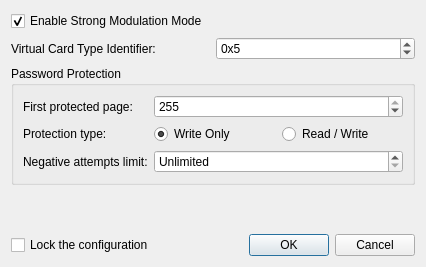
<?xml version="1.0" encoding="UTF-8"?>
<ui version="4.0">
 <class>MifareUltralightEV1ConfigEditor</class>
 <widget class="QDialog" name="MifareUltralightEV1ConfigEditor">
  <property name="geometry">
   <rect>
    <x>0</x>
    <y>0</y>
    <width>426</width>
    <height>267</height>
   </rect>
  </property>
  <property name="windowTitle">
   <string>Ultralight EV1 Configurator</string>
  </property>
  <layout class="QVBoxLayout" name="verticalLayout">
   <item>
    <widget class="QCheckBox" name="strgmodenCheck">
     <property name="text">
      <string>Enable Strong Modulation Mode</string>
     </property>
     <property name="checked">
      <bool>true</bool>
     </property>
    </widget>
   </item>
   <item>
    <layout class="QHBoxLayout" name="horizontalLayout_2">
     <item>
      <widget class="QLabel" name="label">
       <property name="text">
        <string>Virtual Card Type Identifier:</string>
       </property>
      </widget>
     </item>
     <item>
      <widget class="QSpinBox" name="vctidSpin">
       <property name="prefix">
        <string>0x</string>
       </property>
       <property name="maximum">
        <number>255</number>
       </property>
       <property name="value">
        <number>5</number>
       </property>
       <property name="displayIntegerBase">
        <number>16</number>
       </property>
      </widget>
     </item>
    </layout>
   </item>
   <item>
    <widget class="QGroupBox" name="groupBox">
     <property name="title">
      <string>Password Protection</string>
     </property>
     <layout class="QFormLayout" name="formLayout">
      <property name="fieldGrowthPolicy">
       <enum>QFormLayout::AllNonFixedFieldsGrow</enum>
      </property>
      <item row="0" column="0">
       <widget class="QLabel" name="label_2">
        <property name="text">
         <string>First protected page:</string>
        </property>
       </widget>
      </item>
      <item row="0" column="1">
       <widget class="QSpinBox" name="auth0Spin">
        <property name="toolTip">
         <string>&lt;html&gt;&lt;head/&gt;&lt;body&gt;&lt;p&gt;Defines the page address from which the password verification is required. If set to a page address which is higher thant the last user configuration page, the password protection is effectively disabled. The default value is 255 (0xFF).&lt;/p&gt;&lt;/body&gt;&lt;/html&gt;</string>
        </property>
        <property name="maximum">
         <number>255</number>
        </property>
        <property name="value">
         <number>255</number>
        </property>
       </widget>
      </item>
      <item row="1" column="0">
       <widget class="QLabel" name="label_3">
        <property name="text">
         <string>Protection type:</string>
        </property>
       </widget>
      </item>
      <item row="1" column="1">
       <layout class="QHBoxLayout" name="horizontalLayout">
        <item>
         <widget class="QRadioButton" name="protWOCheck">
          <property name="text">
           <string>Write Only</string>
          </property>
          <property name="checked">
           <bool>true</bool>
          </property>
         </widget>
        </item>
        <item>
         <widget class="QRadioButton" name="protRWCheck">
          <property name="text">
           <string>Read / Write</string>
          </property>
         </widget>
        </item>
       </layout>
      </item>
      <item row="2" column="0">
       <widget class="QLabel" name="label_4">
        <property name="text">
         <string>Negative attempts limit:</string>
        </property>
       </widget>
      </item>
      <item row="2" column="1">
       <widget class="QSpinBox" name="authlimSpin">
        <property name="toolTip">
         <string>&lt;html&gt;&lt;head/&gt;&lt;body&gt;&lt;p&gt;Limitation of negative password verification attempts. The value of 0 disables the limit. Default: 0.&lt;/p&gt;&lt;/body&gt;&lt;/html&gt;</string>
        </property>
        <property name="specialValueText">
         <string>Unlimited</string>
        </property>
        <property name="maximum">
         <number>7</number>
        </property>
       </widget>
      </item>
     </layout>
    </widget>
   </item>
   <item>
    <spacer name="verticalSpacer">
     <property name="orientation">
      <enum>Qt::Vertical</enum>
     </property>
     <property name="sizeHint" stdset="0">
      <size>
       <width>20</width>
       <height>40</height>
      </size>
     </property>
    </spacer>
   </item>
   <item>
    <layout class="QHBoxLayout" name="horizontalLayout_3">
     <item>
      <widget class="QCheckBox" name="cfglckCheck">
       <property name="toolTip">
        <string>&lt;html&gt;&lt;head/&gt;&lt;body&gt;&lt;p&gt;ATTENTION: Locking is &lt;span style=&quot; font-weight:600;&quot;&gt;permanent&lt;/span&gt;. Once locked, the configuration cannot be altered or unlocked&lt;/p&gt;&lt;/body&gt;&lt;/html&gt;</string>
       </property>
       <property name="text">
        <string>Lock the configuration</string>
       </property>
      </widget>
     </item>
     <item>
      <widget class="QDialogButtonBox" name="buttonBox">
       <property name="orientation">
        <enum>Qt::Horizontal</enum>
       </property>
       <property name="standardButtons">
        <set>QDialogButtonBox::Cancel|QDialogButtonBox::Ok</set>
       </property>
      </widget>
     </item>
    </layout>
   </item>
  </layout>
 </widget>
 <resources/>
 <connections>
  <connection>
   <sender>buttonBox</sender>
   <signal>accepted()</signal>
   <receiver>MifareUltralightEV1ConfigEditor</receiver>
   <slot>accept()</slot>
   <hints>
    <hint type="sourcelabel">
     <x>248</x>
     <y>254</y>
    </hint>
    <hint type="destinationlabel">
     <x>157</x>
     <y>274</y>
    </hint>
   </hints>
  </connection>
  <connection>
   <sender>buttonBox</sender>
   <signal>rejected()</signal>
   <receiver>MifareUltralightEV1ConfigEditor</receiver>
   <slot>reject()</slot>
   <hints>
    <hint type="sourcelabel">
     <x>316</x>
     <y>260</y>
    </hint>
    <hint type="destinationlabel">
     <x>286</x>
     <y>274</y>
    </hint>
   </hints>
  </connection>
 </connections>
</ui>
